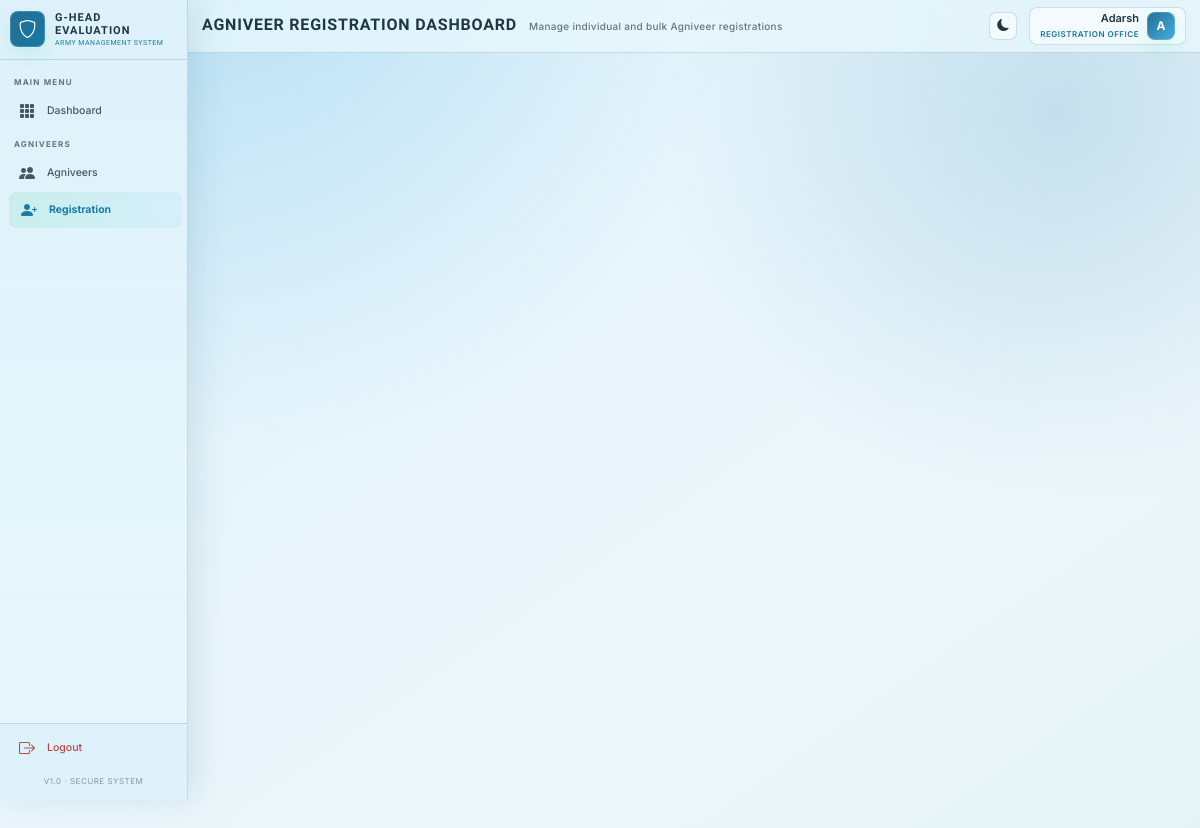
/departments/registration/ (signed in), run on the app's committed database.
### accounts/models.py (models this page shows, shortened)
class CustomUser(AbstractUser):
    ROLE_COMMANDER = 'commander'
    ROLE_G_HEAD = 'g_head'
    ROLE_DEPT_A = 'dept_a'
    ROLE_DEPT_B = 'dept_b'
    ROLE_DEPT_C = 'dept_c'
    ROLE_DEPT_D = 'dept_d'
    ROLE_TRAINER_NCO = 'trainer_nco'
    ROLE_TRAINER_JCO = 'trainer_jco'
    ROLE_TRAINER_OFFICER = 'trainer_officer'
    ROLE_REGISTRATION = 'registration'
    BATTALION_1TB = '1TB'
    BATTALION_2TB = '2TB'
    BATTALION_STB = 'STB'
    BATTALION_CHOICES = [
        (BATTALION_1TB, '1st Battalion (1TB)'),
        (BATTALION_2TB, '2nd Battalion (2TB)'),
        (BATTALION_STB, 'Special Training Battalion (STB)'),
    ]
    TTS_TRADE_DMV = 'DMV'
    TTS_TRADE_OPEM = 'OPEM'
    TTS_TRADE_OTHER = 'OTHER'
    TTS_TRADE_CHOICES = [
        (TTS_TRADE_DMV, 'DMV'),
        (TTS_TRADE_OPEM, 'OPEM'),
        (TTS_TRADE_OTHER, 'Other Trades'),
    ]
    ROLE_CHOICES = [
        (ROLE_COMMANDER, 'Commander'),
        (ROLE_G_HEAD, 'G Department Head'),
        (ROLE_DEPT_A, 'Battalion'),
        (ROLE_DEPT_B, 'TTS'),
        (ROLE_DEPT_C, 'CS'),
        (ROLE_DEPT_D, 'Clerk'),
        (ROLE_TRAINER_NCO, 'Trainer - NCO'),
        (ROLE_TRAINER_JCO, 'Trainer - JCO'),
        (ROLE_TRAINER_OFFICER, 'Trainer - Officer'),
        (ROLE_REGISTRATION, 'Registration Office'),
    ]
    DEPARTMENT_CHOICES = [
        ('A', 'Battalion'),
        ('B', 'TTS'),
        ('C', 'CS'),
        ('D', 'Clerk'),
    ]
    PLATOON_CHOICES = [
        ('P1', 'P1'),
        ('P2', 'P2'),
        ('P3', 'P3'),
        ('P4', 'P4'),
        ('P5', 'P5'),
        ('P6', 'P6'),
        ('P7', 'P7'),
        ('P8', 'P8'),
        ('P9', 'P9'),
    ]
    COMPANY_CHOICES = [
        ('Company A', 'Company A'),
        ('Company B', 'Company B'),
        ('Company C', 'Company C'),
        ('Company D', 'Company D'),
        ('Company E', 'Company E'),
        ('Company F', 'Company F'),
        ('Company G', 'Company G'),
        ('Company H', 'Company H'),
        ('Company I', 'Company I'),
    ]
    role = models.CharField(max_length=20, choices=ROLE_CHOICES, default=ROLE_TRAINER_NCO)
    department = models.CharField(max_length=1, choices=DEPARTMENT_CHOICES, blank=True, null=True)
    battalion_unit = models.CharField(max_length=10, choices=BATTALION_CHOICES, blank=True, null=True)
    tts_trade = models.CharField(max_length=10, choices=TTS_TRADE_CHOICES, blank=True, null=True)
    company = models.CharField(max_length=20, choices=COMPANY_CHOICES, blank=True, null=True)
    platoon = models.CharField(max_length=10, choices=PLATOON_CHOICES, blank=True, null=True)
    phone = models.CharField(max_length=15, blank=True, null=True)
    service_number = models.CharField(max_length=30, unique=True, blank=True, null=True)
    rank = models.CharField(max_length=50, blank=True, null=True)
    profile_photo = models.ImageField(upload_to='profiles/', blank=True, null=True)
    is_active = models.BooleanField(default=True)
    created_by = models.ForeignKey(
        'self', on_delete=models.SET_NULL, null=True, blank=True, related_name='created_users'
    )
    last_login_ip = models.GenericIPAddressField(null=True, blank=True)
    login_attempts = models.IntegerField(default=0)
    locked_until = models.DateTimeField(null=True, blank=True)
    created_at = models.DateTimeField(auto_now_add=True)
    updated_at = models.DateTimeField(auto_now=True)
    class Meta:
        verbose_name = 'User'
        verbose_name_plural = 'Users'
        ordering = ['-created_at']
    @property
    def is_commander(self):
        return self.role == self.ROLE_COMMANDER
    @property
    def is_g_head(self):
        return self.role == self.ROLE_G_HEAD
    @property
    def is_department(self):
        return self.role in [self.ROLE_DEPT_A, self.ROLE_DEPT_B, self.ROLE_DEPT_C, self.ROLE_DEPT_D]
    @property
    def is_registration_office(self):
        return self.role == self.ROLE_REGISTRATION

### departments/views.py (the view, shortened to what this page needs)
# urls.py: path('registration/', views.RegistrationDashboardView.as_view(), name='registration_dashboard'),
class RegistrationDashboardView(RegistrationOfficeMixin, View):
    template_name = 'departments/registration_dashboard.html'
    def get(self, request):
        reg_form = AgniveerRegistrationForm()
        upload_form = AgniveerExcelUploadForm()
        agniveers = Agniveer.objects.all().order_by('-created_at')
        search = request.GET.get('search', '').strip()
        trade_filter = request.GET.get('trade', '')
        company_filter = request.GET.get('company', '')
        platoon_filter = request.GET.get('platoon', '')
        if trade_filter:
            agniveers = agniveers.filter(trade=trade_filter)
        if company_filter:
            agniveers = agniveers.filter(company=company_filter)
        if platoon_filter:
            agniveers = agniveers.filter(platoon=platoon_filter)
        cert_fields = [
            {'name': 'afmsf_2a', 'label': 'AFMSF-2A'},
            {'name': 'review_cert', 'label': 'Review Cert'},
            {'name': 'edn_cert', 'label': 'EDN Cert'},
            {'name': 'verification_roll', 'label': 'Verification Roll'},
            {'name': 'character_cert', 'label': 'Character Cert'},
            {'name': 'unmarried_cert', 'label': 'Unmarried Cert'},
            {'name': 'caste_cert', 'label': 'Caste Cert'},
            {'name': 'domicile_cert', 'label': 'Domicile Cert'},
            {'name': 'outside_sanction_letter', 'label': 'Sanction Letter'},
            {'name': 'willingness_cert', 'label': 'Willingness Cert'},
            {'name': 'ncc_cert', 'label': 'NCC Cert'},
            {'name': 'pan_card', 'label': 'PAN Card'},
            {'name': 'aadhar_card', 'label': 'Aadhar Card'},
        ]
        paginator = Paginator(agniveers, 20)
        page_number = request.GET.get('page')
        page_obj = paginator.get_page(page_number)
        import os
        from django.conf import settings
        from datetime import datetime
        uploaded_files = []
        upload_dir = os.path.join(settings.MEDIA_ROOT, 'excel_uploads')
        uploaded_files.sort(key=lambda x: x['uploaded_at'], reverse=True)
        context = {
            'reg_form': reg_form,
            'upload_form': upload_form,
            'agniveers': page_obj.object_list,
            'page_obj': page_obj,
            'paginator': paginator,
            'is_paginated': page_obj.has_other_pages(),
            'total_count': Agniveer.objects.count(),
            'search': search,
            'trade_filter': trade_filter,
            'company_filter': company_filter,
            'platoon_filter': platoon_filter,
            'trade_choices': TRADE_CHOICES,
            'batch_no_choices': BATCH_NO_CHOICES,
            'company_choices': COMPANY_CHOICES,
            'platoon_choices': PLATOON_CHOICES,
            'cert_fields': cert_fields,
            'status_choices': Agniveer.STATUS_CHOICES,
            'uploaded_files': uploaded_files,
        }
        return render(request, self.template_name, context)

### accounts/mixins.py (called while the page is built)
    def dispatch(self, request, *args, **kwargs):
        if not request.user.is_authenticated:
            return self.handle_no_permission()
        if self.allowed_roles and request.user.role not in self.allowed_roles:
            messages.error(request, "You don't have permission to access this page.")
            return redirect('core:dashboard')
        return super().dispatch(request, *args, **kwargs)

### core/context_processors.py (called while the page is built)
def global_context(request):
    if not request.user.is_authenticated:
        return {}
    user = request.user
    context = {
        'user_role': user.role,
        'is_commander': user.is_commander,
        'is_g_head': user.is_g_head,
        'is_department': user.is_department,
        'is_registration_office': user.is_registration_office,
    }
    try:
        if user.is_commander or user.is_g_head or user.is_department or user.is_registration_office:
            context['total_agniveers'] = Agniveer.objects.count()
        else:
            context['total_agniveers'] = 0
    except Exception:
        context['total_agniveers'] = 0
    return context

### templates/departments/registration_dashboard.html (shortened to what this page needs)
{% extends 'base.html' %}
{% load static %}
{% block page_title %}Agniveer Registration Dashboard{% endblock %}
{% block page_subtitle %}Manage individual and bulk Agniveer registrations{% endblock %}
{% block body_class %}portal-standard-page portal-ops-page{% endblock %}

### templates/base.html (shortened to what this page needs)
{% load static %}
<!DOCTYPE html>
<html lang="en" data-bs-theme="light">
<head>
  <link href="https://cdn.jsdelivr.net/npm/bootstrap@5.3.3/dist/css/bootstrap.min.css" rel="stylesheet" />
  <link href="https://cdn.jsdelivr.net/npm/bootstrap-icons@1.11.3/font/bootstrap-icons.css" rel="stylesheet" />
  <link href="{% static 'css/portal-ui.css' %}" rel="stylesheet" />
</head>
<body class="{% block body_class %}{% endblock %}">
  <aside class="sidebar" id="sidebar">
    <div class="sidebar-brand">
      <div class="sidebar-brand-icon">
        <i class="bi bi-shield"></i>
      </div>
      <div class="sidebar-brand-text">
        G-Head Evaluation
        <span>Army Management System</span>
      </div>
    </div>
    {% if user.is_authenticated %}
    <nav class="sidebar-nav">
      <div class="nav-section-label">Main Menu</div>
      <a href="{% url 'core:dashboard' %}"
        class="sidebar-link {% if request.resolver_match.url_name == 'dashboard' %}active{% endif %}">
        <i class="bi bi-grid-3x3-gap-fill"></i> Dashboard
      </a>
      <div class="nav-section-label">Agniveers</div>
      <a href="{% url 'departments:agniveer_list' %}"
        class="sidebar-link {% if 'agniveer' in request.path %}active{% endif %}">
        <i class="bi bi-people-fill"></i> Agniveers
      </a>
      {% if is_registration_office %}
      <a href="{% url 'departments:registration_dashboard' %}"
        class="sidebar-link {% if 'registration' in request.path %}active{% endif %}">
        <i class="bi bi-person-plus-fill"></i> Registration
      </a>
      {% endif %}
    </nav>
    <div class="sidebar-footer">
      <a href="{% url 'accounts:logout' %}" class="sidebar-link" style="color:#EF5350; padding: 8px 18px;">
        <i class="bi bi-box-arrow-right"></i> Logout
      </a>
      <div
        style="padding: 8px 0; font-size: 8px; color:var(--text-muted); text-align:center; opacity: 0.7; letter-spacing: 0.5px; text-transform: uppercase;">
        v1.0 · Secure System
      </div>
    </div>
    {% endif %}
  </aside>
  <div class="main-wrapper">
    <div class="page-header">
      <div class="page-header-left">
        <h1 class="page-title">{% block page_title %}{% endblock %}</h1>
        <div class="page-subtitle">{% block page_subtitle %}{% endblock %}</div>
      </div>
      <div class="page-header-right">
        <button id="themeToggle" class="theme-toggle" title="Toggle Light/Dark Mode">
        </button>
        {% if user.is_authenticated %}
        <a href="{% url 'accounts:profile' %}" class="user-profile-card">
          <div class="user-profile-info">
            <div class="user-profile-name">
              {% if user.first_name %}{{ user.first_name }} {{ user.last_name }}{% else %}{{ user.username }}{% endif %}
            </div>
            <div class="user-profile-role">
              {{ user.get_role_display }}
            </div>
          </div>
          <div class="user-profile-avatar">
            {{ user.first_name.0|upper }}{{ user.last_name.0|upper }}
          </div>
        </a>
        {% endif %}
      </div>
    </div>
    <div class="content-area portal-surface" id="portalSurface">
</body>
</html>

### static/css/portal-ui.css (style rules this page uses)
:root, [data-bs-theme="light"] { --army-green: #256f93 !important; --army-green-light: #2f8fba !important; --army-green-mid: #45aee0 !important; --army-olive: #1678a5 !important; --army-gold: #9b6f16 !important; --army-gold-light: #c9972e !important; --bg-dark: #eaf5fb !important; --card-bg: rgba(240, 248, 252, 0.92) !important; --sidebar-bg: rgba(222, 241, 250, 0.96) !important; --border-color: rgba(37, 111, 147, 0.2) !important; --text-muted: #607581 !important; --text-primary: #1f3744 !important; --portal-bg-a: #dff2fb; --portal-bg-b: #eef7fb; --portal-bg-c: #d8f0ea; --portal-panel: rgba(240, 248, 252, 0.92); --portal-panel-strong: #dceff8; --portal-line: rgba(37, 111, 147, 0.2); --portal-accent: #197ca8; --portal-cyan: #2aaee8; --portal-amber: #9b6f16; --portal-danger: #b84646; --portal-text: #1f3744; --portal-muted: #607581; --portal-shadow: 0 10px 26px rgba(42, 95, 120, 0.14); --portal-radius: 8px; }
html { scroll-behavior: smooth; }
body { background: radial-gradient(circle at 18% -5%, rgba(69, 174, 224, 0.28), transparent 30%), radial-gradient(circle at 88% 8%, rgba(25, 124, 168, 0.18), transparent 24%), radial-gradient(circle at 46% 110%, rgba(91, 186, 158, 0.16), transparent 32%), linear-gradient(145deg, var(--portal-bg-a), var(--portal-bg-b) 54%, var(--portal-bg-c)) !important; color: var(--portal-text) !important; font-size: 11px !important; }
.sidebar { width: 188px !important; background: linear-gradient(180deg, rgba(222, 241, 250, 0.98), rgba(232, 247, 252, 0.94)) !important; box-shadow: 10px 0 30px rgba(42, 95, 120, 0.12); }
.main-wrapper { margin-left: 188px !important; padding: 10px 14px !important; }
.page-header { position: sticky; top: 0; z-index: 900; margin: -10px -14px 10px !important; padding: 7px 14px !important; background: rgba(232, 247, 252, 0.8); backdrop-filter: blur(18px); border-bottom: 1px solid var(--portal-line) !important; }
.page-title { font-size: 17px !important; letter-spacing: 0.8px !important; text-transform: uppercase; }
.page-subtitle { font-size: 10px !important; color: var(--portal-muted) !important; }
.sidebar-brand { padding: 11px 10px !important; }
.sidebar-brand-icon, .user-profile-avatar { border-radius: 8px !important; box-shadow: inset 0 0 0 1px rgba(255, 255, 255, 0.16), 0 8px 18px rgba(79, 209, 161, 0.18); }
.nav-section-label { padding: 8px 14px 4px !important; font-size: 8px !important; }
.sidebar-link { margin: 1px 7px; border-radius: 7px; border-left: 0 !important; padding: 6px 10px !important; font-size: 10.5px !important; }
.sidebar-link:hover, .sidebar-link.active { background: linear-gradient(90deg, rgba(79, 209, 161, 0.16), rgba(88, 199, 243, 0.08)) !important; color: var(--portal-accent) !important; transform: translateX(2px); }
.btn, button, .nav-link, .page-link, .eval-filter-btn, .dept-btn { border-radius: 7px !important; font-size: 10.5px !important; line-height: 1.2 !important; transition: transform 0.16s ease, box-shadow 0.16s ease, border-color 0.16s ease, background 0.16s ease !important; }
.profile-photo, img.rounded-circle, .avatar, .user-profile-card { transition: transform 0.18s ease, box-shadow 0.18s ease; }
[data-bs-theme="light"] [style*="color:#EF5350"], [data-bs-theme="light"] [style*="color: #EF5350"], [data-bs-theme="light"] [style*="color:#ef5350"], [data-bs-theme="light"] [style*="color: #ef5350"] { color: #b84646 !important; }
.text-army, .text-army-olive, a:not(.btn):not(.sidebar-link):not(.nav-link) { color: var(--portal-accent) !important; }
.user-profile-card, .theme-toggle, .offline-status-badge, .selection-required, .alert-custom { background: rgba(248, 252, 255, 0.8) !important; border-color: var(--portal-line) !important; color: var(--portal-text) !important; }
:root { --sidebar-compact-width: 52px; --sidebar-expanded-width: 188px; --portal-header-height: 48px; }
html, body { height: 100%; }
.sidebar { width: var(--sidebar-expanded-width) !important; transition: width 0.22s ease, transform 0.22s ease, background 0.22s ease !important; }
.main-wrapper { margin-left: var(--sidebar-expanded-width) !important; transition: margin-left 0.22s ease; }
.page-header { min-height: var(--portal-header-height); margin-bottom: 8px !important; }

### data on the page
CustomUser: first_name "Adarsh", role "REGISTRATION OFFICE", first_name.0 "A"
